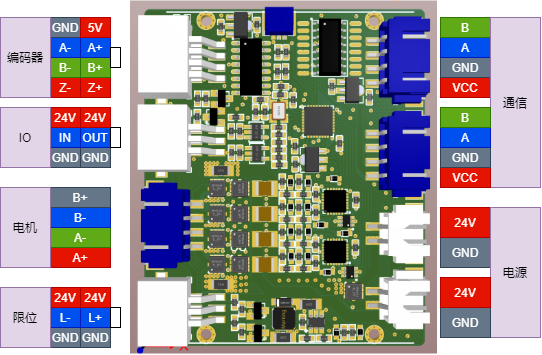
#> input picture images/Bee2-IO.png, 542 x 355 px
$ python image_color_inverter.py
#> lines starting #> are read from the running program, lines starting #| are printed output that depends on the picture
#> the answer given: Bee2-IO.png
#> the answer given: out.png
from PIL import Image

def invert_image_colors(input_path, output_path):
    """
    反转图片颜色
    :param input_path: 输入图片路径
    :param output_path: 输出图片路径
    """
#> called with input_path = 'Bee2-IO.png', output_path = 'out.png'
    try:
        # 打开图片文件
        with Image.open(input_path) as img:
            # 如果是RGBA模式，转换为RGB模式处理
#> img is the input picture: PIL image 542x355 RGBA; mean R, G, B, A 156.9, 153.7, 153, 255
            if img.mode == 'RGBA':
                img = img.convert('RGB')
#> img: PIL image 542x355 RGB

            # 反转颜色
            inverted_img = Image.eval(img, lambda x: 255 - x)
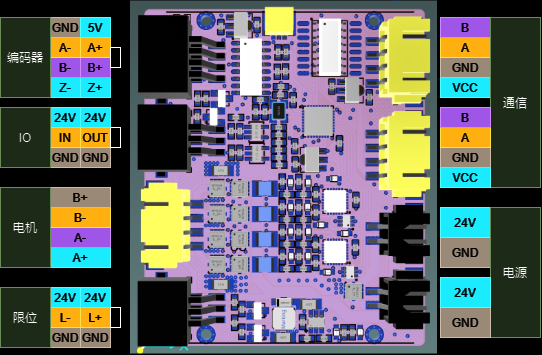
#> inverted_img: PIL image 542x355 RGB; mean R, G, B 98.1, 101.3, 102

            # 保存处理后的图片
            inverted_img.save(output_path)
            print(f"图片颜色反转完成，已保存到: {output_path}")
    except Exception as e:
        print(f"处理图片时出错: {e}")

if __name__ == "__main__":
    input_image = input("请输入要处理的图片路径: ")
    output_image = input("请输入保存路径: ")
    invert_image_colors(input_image, output_image)

$ run again, on images/Bee2_pin.png
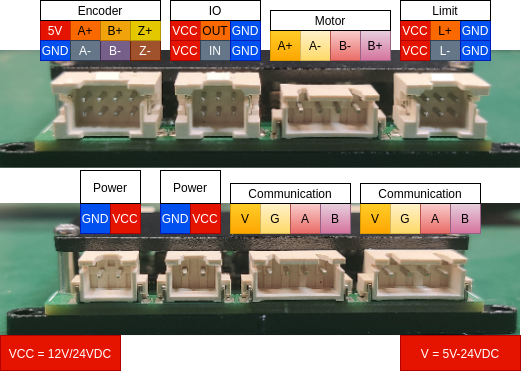
#> input picture images/Bee2_pin.png, 521 x 371 px
#> in invert_image_colors, img is the input picture: PIL image 521x371 RGBA; mean R, G, B, A 147.3, 134.8, 123.2, 255
#> img: PIL image 521x371 RGB
#> in invert_image_colors, `inverted_img = Image.eval(img, lambda x: 255 - x)`:
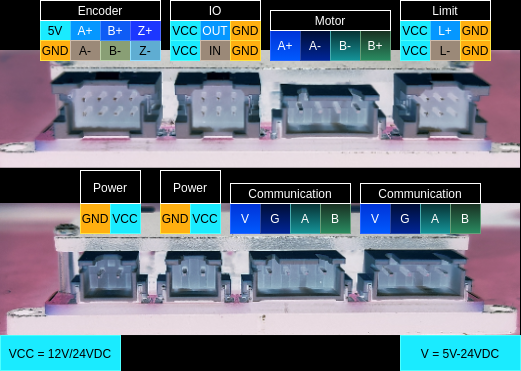
#> inverted_img: PIL image 521x371 RGB; mean R, G, B 107.7, 120.2, 131.8
